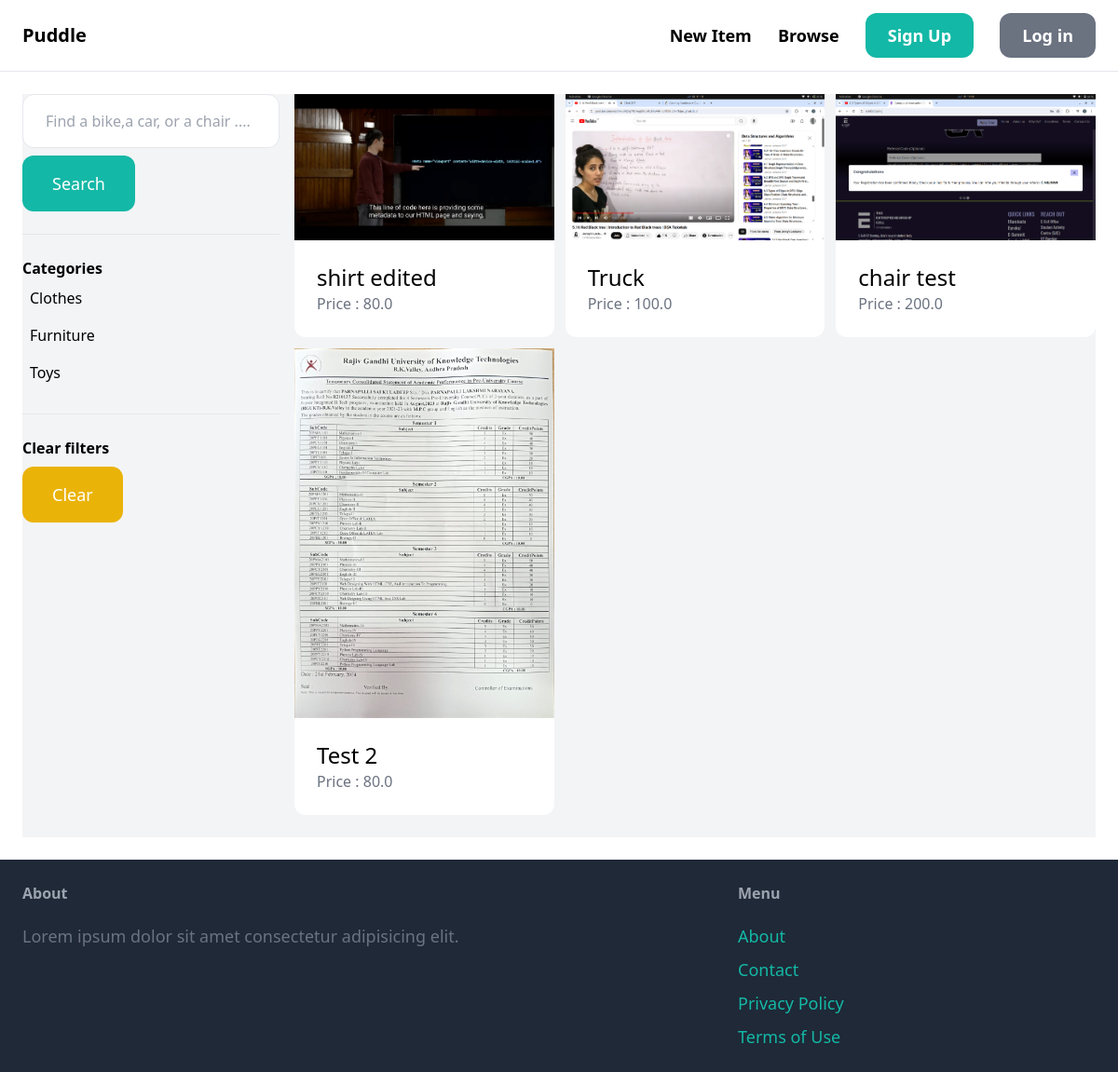
The app's page /items/ with its own data.
### item/models.py (models this page shows, shortened)
class Category(models.Model):
    name=models.CharField(max_length=255)
    class Meta:
        ordering=('name',)
        verbose_name_plural='Categories'

class Item(models.Model):
    category=models.ForeignKey(Category,related_name='items',on_delete=models.CASCADE)
    name=models.CharField(max_length=255)
    description=models.TextField(blank=True,null=True)
    price=models.FloatField()
    image=models.ImageField(upload_to='item_images',blank=True,null=True)
    is_sold=models.BooleanField(default=False)
    created_by=models.ForeignKey(User,related_name='items',on_delete=models.CASCADE)
    created_at=models.DateTimeField(auto_now_add=True)

### item/views.py (the view)
# urls.py: path('',views.items,name='items'),
def items(request):
    query=request.GET.get('query','')
    category_id=request.GET.get('category',0)
    categories=Category.objects.all()
    items=Item.objects.filter(is_sold=False)
    if(category_id):
        items=items.filter(category_id=category_id)
    if query:
        items=items.filter(Q(name__icontains=query) | Q(description__icontains=query))
    return render(request,'item/items.html',{
        'items':items,
        'query':query,
        'categories':categories,
        'category_id':int(category_id)
    })

### item/templates/item/items.html (shortened to what this page needs)
{% extends 'core/base.html'%}
{% block content %}
    <div class="pb-6 grid grid-cols-4 gap-4 bg-gray-100">
        <div class="col-span-1">
            <form method="get" action="{% url 'item:items' %}">
                <input name="query" class="w-full py-4 px-6 border rounded-xl" type="text" value="{{query}}" placeholder="Find a bike,a car, or a chair ....">
                <button class="mt-2 py-4 px-8 text-lg bg-teal-500 text-white rounded-xl">Search</button>
            </form>
            <hr class="my-6">
            <p class="font-semibold">Categories</p>
            <ul>
                {% for category in categories %}
                <li class="py-2 px-2 rounded-xl {% if category.id == category_id %} bg-gray-200{% endif %}">
                    <a href="{% url 'item:items' %}?query={{ query }}&category={{ category.id }}">{{ category.name }}</a>
                </li>
                {% endfor %}
            </ul>
            <hr class="my-6">
            <p class="font-semibold">Clear filters</p>
            <ul>
                <li> <a href="{% url 'item:items'%}" class="mt-2 py-4 px-8 inline-block bg-yellow-500 text-lg rounded-xl text-white">Clear</a></li>
            </ul>
        </div>
        <div class="col-span-3">
            <div class="grid grid-cols-3 gap-3">
                {% for item in items %}
                <div>
                    <a href="{% url 'item:detail' item.id%}">
                        <div>
                            <img src="{{item.image.url}}" class="'rounded-t-xl">
                        </div>
                        <div class="p-6 bg-white rounded-b-xl">
                             <h2 class="text-2xl">{{item.name}}</h2>
                             <p class="text-gray-500">Price : {{item.price}}</p>
                        </div>
                    </a>
                </div>
                {% endfor %}
            </div>
        </div>
    </div>
{% endblock %}

### records on screen
Category: name "Clothes"
Category: name "Furniture"
Category: name "Toys"
Item: image (picture), name "shirt edited", price "80.0"
Item: image (picture), name "Truck", price "100.0"
Item: image (picture), name "chair test", price "200.0"
Item: image (picture), name "Test 2", price "80.0"
